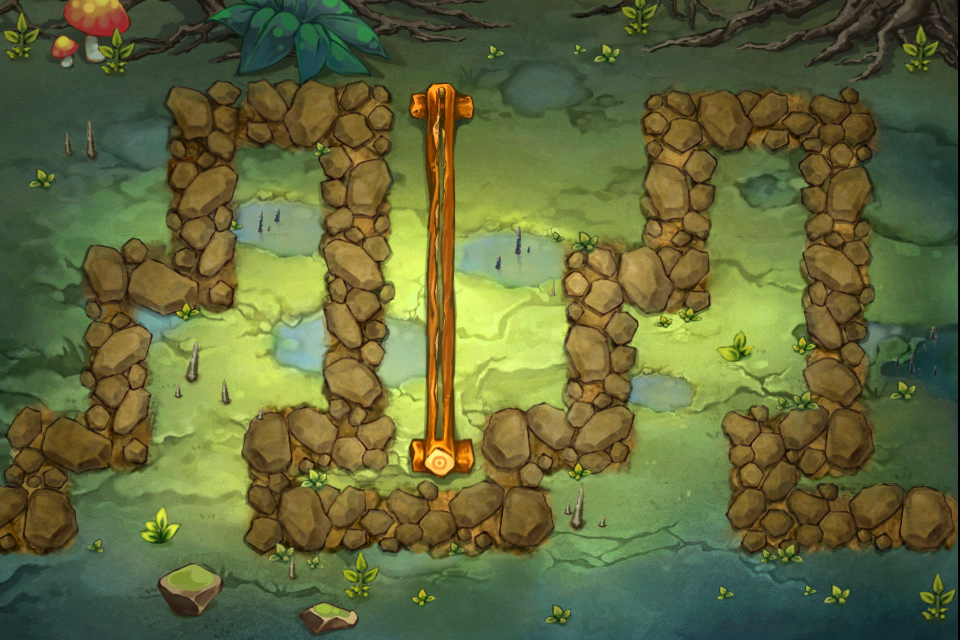

This game map was drawn from its Tiled (.tmx) file and the tilesets committed beside it. A one-line description and the trimmed map source follow:
An orthogonal 12x8 tile map with 80x80 px tiles, 1 tile layer (Background) and 5 objects (4x grass, woodhero).

<map version="1.0" orientation="orthogonal" width="12" height="8" tilewidth="80" tileheight="80">
 <tileset firstgid="1" name="level4_9bg" tilewidth="80" tileheight="80">
  <tileoffset x="-2" y="0" />
  <image source="level4_9bg.jpg" width="960" height="640" />
  <tile id="12">
   <properties>
    <property name="tiletype" value="1" />
   </properties>
  </tile>
  <tile id="13">
   <properties>
    <property name="tiletype" value="1" />
   </properties>
  </tile>
  <tile id="14">
   <properties>
    <property name="tiletype" value="0" />
   </properties>
  </tile>
  <tile id="15">
   <properties>
    <property name="tiletype" value="0" />
   </properties>
  </tile>
  <tile id="16">
   <properties>
    <property name="tiletype" value="0" />
   </properties>
  </tile>
  <tile id="17">
   <properties>
    <property name="tiletype" value="2" />
   </properties>
  </tile>
  <tile id="18">
   <properties>
    <property name="tiletype" value="1" />
   </properties>
  </tile>
  <tile id="19">
   <properties>
    <property name="tiletype" value="1" />
   </properties>
  </tile>
  <tile id="20">
   <properties>
    <property name="tiletype" value="0" />
   </properties>
  </tile>
  <tile id="21">
   <properties>
    <property name="tiletype" value="0" />
   </properties>
  </tile>
  <tile id="22">
   <properties>
    <property name="tiletype" value="0" />
   </properties>
  </tile>
  <tile id="23">
   <properties>
    <property name="tiletype" value="1" />
   </properties>
  </tile>
  <tile id="24">
   <properties>
    <property name="tiletype" value="1" />
   </properties>
  </tile>
  <tile id="25">
   <properties>
    <property name="tiletype" value="1" />
   </properties>
  </tile>
  <tile id="26">
   <properties>
    <property name="tiletype" value="0" />
   </properties>
  </tile>
  <tile id="27">
   <properties>
    <property name="tiletype" value="1" />
   </properties>
  </tile>
  <tile id="28">
   <properties>
    <property name="tiletype" value="0" />
   </properties>
  </tile>
  <tile id="29">
   <properties>
    <property name="tiletype" value="2" />
   </properties>
  </tile>
  <tile id="30">
   <properties>
    <property name="tiletype" value="1" />
   </properties>
  </tile>
  <tile id="31">
   <properties>
    <property name="tiletype" value="1" />
   </properties>
  </tile>
  <tile id="32">
   <properties>
    <property name="tiletype" value="0" />
   </properties>
  </tile>
  <tile id="33">
   <properties>
    <property name="tiletype" value="1" />
   </properties>
  </tile>
  <tile id="34">
   <properties>
    <property name="tiletype" value="0" />
   </properties>
  </tile>
  <tile id="35">
   <properties>
    <property name="tiletype" value="1" />
   </properties>
  </tile>
  <tile id="36">
   <properties>
    <property name="tiletype" value="1" />
   </properties>
  </tile>
  <tile id="37">
   <properties>
    <property name="tiletype" value="0" />
   </properties>
  </tile>
  <tile id="38">
   <properties>
    <property name="tiletype" value="0" />
   </properties>
  </tile>
  <tile id="39">
   <properties>
    <property name="tiletype" value="1" />
   </properties>
  </tile>
  <tile id="40">
   <properties>
    <property name="tiletype" value="0" />
   </properties>
  </tile>
  <tile id="41">
   <properties>
    <property name="tiletype" value="2" />
   </properties>
  </tile>
  <tile id="42">
   <properties>
    <property name="tiletype" value="1" />
   </properties>
  </tile>
  <tile id="43">
   <properties>
    <property name="tiletype" value="0" />
   </properties>
  </tile>
  <tile id="44">
   <properties>
    <property name="tiletype" value="0" />
   </properties>
  </tile>
  <tile id="45">
   <properties>
    <property name="tiletype" value="1" />
   </properties>
  </tile>
  <tile id="46">
   <properties>
    <property name="tiletype" value="0" />
   </properties>
  </tile>
  <tile id="47">
   <properties>
    <property name="tiletype" value="1" />
   </properties>
  </tile>
  <tile id="48">
   <properties>
    <property name="tiletype" value="1" />
   </properties>
  </tile>
  <tile id="49">
   <properties>
    <property name="tiletype" value="0" />
   </properties>
  </tile>
  <tile id="50">
   <properties>
    <property name="tiletype" value="1" />
   </properties>
  </tile>
  <tile id="51">
   <properties>
    <property name="tiletype" value="1" />
   </properties>
  </tile>
  <tile id="52">
   <properties>
    <property name="tiletype" value="0" />
   </properties>
  </tile>
  <tile id="53">
   <properties>
    <property name="tiletype" value="2" />
   </properties>
  </tile>
  <tile id="54">
   <properties>
    <property name="tiletype" value="1" />
   </properties>
  </tile>
  <tile id="55">
   <properties>
    <property name="tiletype" value="0" />
   </properties>
  </tile>
  <tile id="56">
   <properties>
    <property name="tiletype" value="1" />
   </properties>
  </tile>
  <tile id="57">
   <properties>
    <property name="tiletype" value="1" />
   </properties>
  </tile>
  <tile id="58">
   <properties>
    <property name="tiletype" value="0" />
   </properties>
  </tile>
  <tile id="59">
   <properties>
    <property name="tiletype" value="1" />
   </properties>
  </tile>
  <tile id="60">
   <properties>
    <property name="tiletype" value="0" />
   </properties>
  </tile>
  <tile id="61">
   <properties>
    <property name="tiletype" value="0" />
   </properties>
  </tile>
  <tile id="62">
   <properties>
    <property name="tiletype" value="1" />
   </properties>
  </tile>
  <tile id="63">
   <properties>
    <property name="tiletype" value="0" />
   </properties>
  </tile>
  <tile id="64">
   <properties>
    <property name="tiletype" value="0" />
   </properties>
  </tile>
  <tile id="65">
   <properties>
    <property name="tiletype" value="2" />
   </properties>
  </tile>
  <tile id="66">
   <properties>
    <property name="tiletype" value="0" />
   </properties>
  </tile>
  <tile id="67">
   <properties>
    <property name="tiletype" value="0" />
   </properties>
  </tile>
  <tile id="68">
   <properties>
    <property name="tiletype" value="1" />
   </properties>
  </tile>
  <tile id="69">
   <properties>
    <property name="tiletype" value="0" />
   </properties>
  </tile>
  <tile id="70">
   <properties>
    <property name="tiletype" value="0" />
   </properties>
  </tile>
  <tile id="71">
   <properties>
    <property name="tiletype" value="1" />
   </properties>
  </tile>
  <tile id="72">
   <properties>
    <property name="tiletype" value="0" />
   </properties>
  </tile>
  <tile id="73">
   <properties>
    <property name="tiletype" value="1" />
   </properties>
  </tile>
  <tile id="74">
   <properties>
    <property name="tiletype" value="1" />
   </properties>
  </tile>
  <tile id="75">
   <properties>
    <property name="tiletype" value="0" />
   </properties>
  </tile>
  <tile id="76">
   <properties>
    <property name="tiletype" value="0" />
   </properties>
  </tile>
  <tile id="77">
   <properties>
    <property name="tiletype" value="0" />
   </properties>
  </tile>
  <tile id="78">
   <properties>
    <property name="tiletype" value="0" />
   </properties>
  </tile>
  <tile id="79">
   <properties>
    <property name="tiletype" value="1" />
   </properties>
  </tile>
  <tile id="80">
   <properties>
    <property name="tiletype" value="1" />
   </properties>
  </tile>
  <tile id="81">
   <properties>
    <property name="tiletype" value="0" />
   </properties>
  </tile>
  <tile id="82">
   <properties>
    <property name="tiletype" value="0" />
   </properties>
  </tile>
  <tile id="83">
   <properties>
    <property name="tiletype" value="0" />
   </properties>
  </tile>
 </tileset>
 <layer name="Background" width="12" height="8">
  <data>[96 cells, 96 non-empty, 96 distinct tile ids]</data>
 </layer>
 <objectgroup name="Objects" width="12" height="8">
  <!-- 5 objects omitted --></objectgroup>
</map>
<!-- 5 of 5 objects omitted -->
